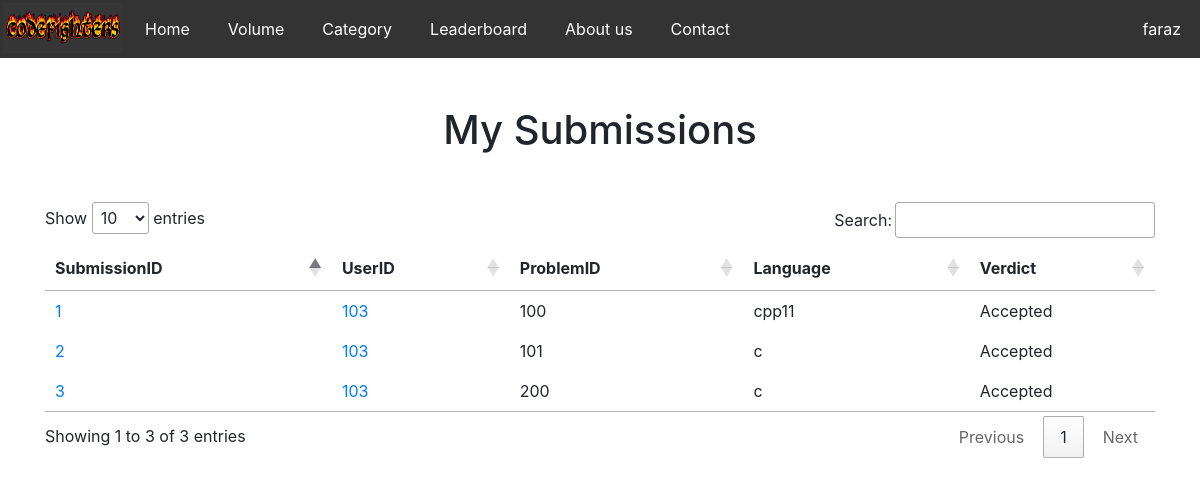
Screenshot of /my_submissions.php (signed in) with the database file from the repository.
### tables this page shows
CREATE TABLE `submissions` (
  `SubmissionID` int(11) NOT NULL,
  `ProblemID` int(11) NOT NULL,
  `UserID` int(11) NOT NULL,
  `Verdict` varchar(255) DEFAULT NULL,
  `Language` varchar(255) DEFAULT NULL
);

CREATE TABLE `users` (
  `UserID` int(11) NOT NULL,
  `Username` varchar(255) NOT NULL,
  `Password` varchar(255) NOT NULL,
  `FirstName` varchar(255) NOT NULL,
  `LastName` varchar(255) NOT NULL,
  `Email` varchar(255) NOT NULL,
  `solve` int(11) DEFAULT 0
);

### loginChecking.php (called while the page is built, shortened)
<?php
    if( !$_SESSION['loggedInUser'] ) {
       header("Location: index.php");
       exit();
    }
    else{
        $user = $_SESSION['loggedInUser'];
}
?>

### my_submissions.php (the view, shortened to what this page needs)
<?php
    include("loginChecking.php");
?>
<!doctype html>
<html lang="en-US">
<head>
    <link rel="stylesheet" href="https://stackpath.bootstrapcdn.com/bootstrap/4.3.1/css/bootstrap.min.css">
    <link rel="stylesheet" type="text/css" href="https://cdn.datatables.net/1.10.19/css/jquery.dataTables.css">
	<link rel = "stylesheet" href="css/nav_css.css">
	<link rel = "stylesheet" href="css/home_css.css">
</head>
<body>
	<?php
		include("navbar.php");
		include('db_connection.php');
		$sub_id = $id = $prob_id = $lang = $verdict = "";
		$username = $_SESSION['loggedInUser'];
		$sql = "SELECT UserID from USERS where Username = '$username'";
		$result = mysqli_query( $conn, $sql );
		while( $row = mysqli_fetch_assoc($result) )
		{
			$id = $row['UserID'];
		}
		$sql = "SELECT SubmissionID,UserID ,ProblemID,Language ,Verdict from SUBMISSIONS where UserID = '$id';";
		$result = mysqli_query( $conn, $sql );
	?>
    <div class="container">
        <h1 class="text-center m-5">My Submissions </h1>
        <table id="table_id" >
            <thead>
                <tr>
                    <th>SubmissionID </th>
                    <th>UserID  </th>
                    <th>ProblemID </th>
                    <th>Language </th>
                    <th>Verdict </th>
                </tr>
            </thead>
            <tbody>
				<?php
					while( $row = mysqli_fetch_assoc($result) )
					{
						$sub_id     = $row['SubmissionID'];
						$prob_id = $row['ProblemID'];
						$lang = $row['Language'];
						$verdict = $row['Verdict'];
                    ?>
						<tr>
							<td><a href="profile.php?user=<?php echo $user; ?>"><?php echo $sub_id; ?></a></td>
							<td><a href="profile.php?user=<?php echo $user; ?>"><?php echo $id; ?></a></td>
							<td> <?php echo $prob_id; ?> </td>
							<td><?php echo $lang; ?> </td>
							<td><?php echo $verdict; ?> </td>
						</tr>
				<?php
					}
                    ?>
            </tbody>
        </table>
    </div>
</body>
</html>

### rows the page displays
submissions: SubmissionID "1", UserID.UserID "103", ProblemID "100", Language "cpp11", Verdict "Accepted"
submissions: SubmissionID "2", UserID.UserID "103", ProblemID "101", Language "c", Verdict "Accepted"
submissions: SubmissionID "3", UserID.UserID "103", ProblemID "200", Language "c", Verdict "Accepted"

### other values shown
$user "faraz"
